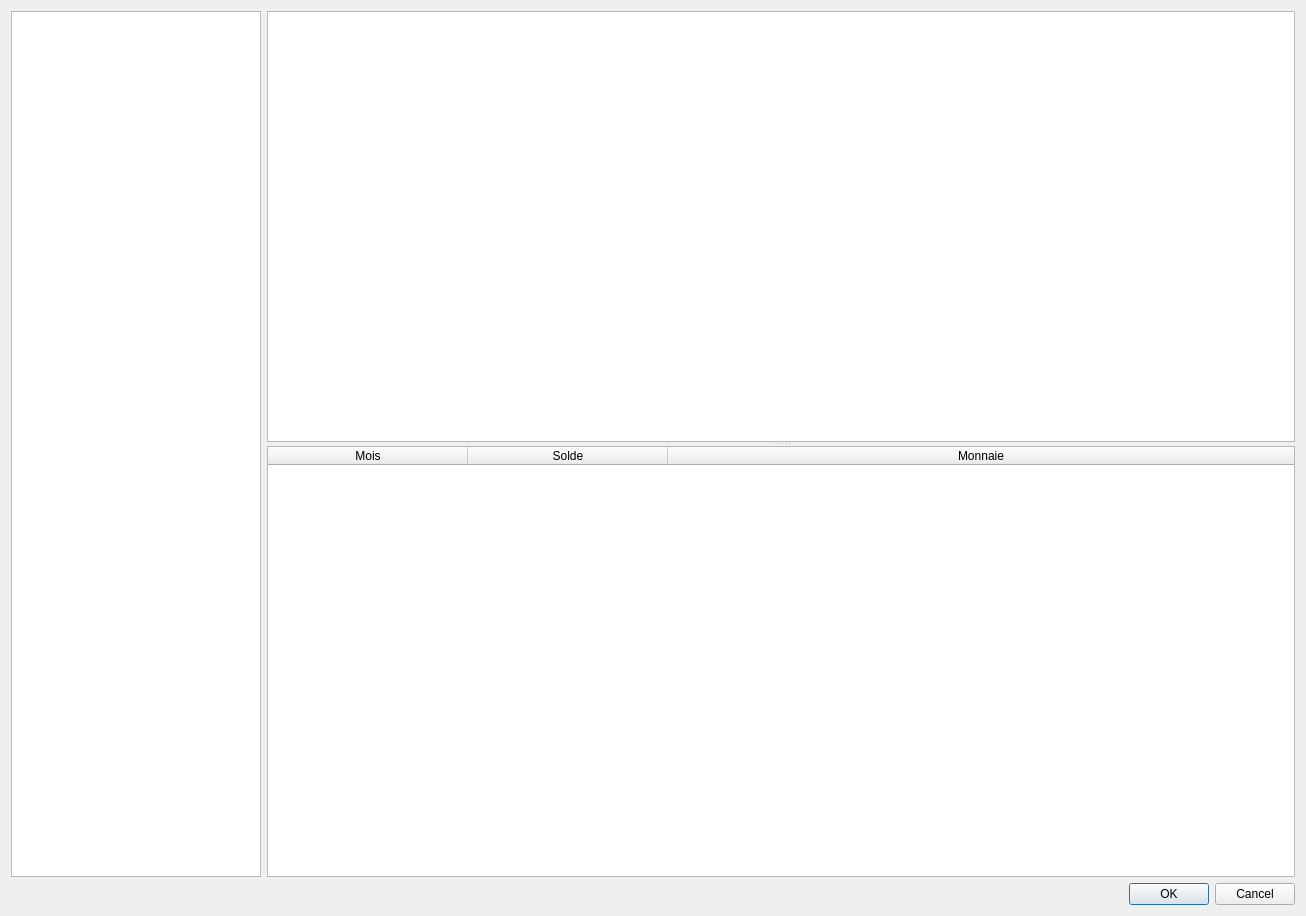
<?xml version="1.0" encoding="UTF-8"?>
<ui version="4.0">
 <class>DialogBankBalances</class>
 <widget class="QDialog" name="DialogBankBalances">
  <property name="geometry">
   <rect>
    <x>0</x>
    <y>0</y>
    <width>1306</width>
    <height>916</height>
   </rect>
  </property>
  <property name="windowTitle">
   <string>Bank balances</string>
  </property>
  <layout class="QVBoxLayout" name="verticalLayout">
   <item>
    <layout class="QHBoxLayout" name="horizontalLayout">
     <item>
      <widget class="QListWidget" name="listBanks">
       <property name="maximumSize">
        <size>
         <width>250</width>
         <height>16777215</height>
        </size>
       </property>
      </widget>
     </item>
     <item>
      <widget class="QSplitter" name="splitter">
       <property name="orientation">
        <enum>Qt::Vertical</enum>
       </property>
       <widget class="QTableView" name="tableBeginBalances"/>
       <widget class="QTableWidget" name="tableBalances">
        <attribute name="horizontalHeaderDefaultSectionSize">
         <number>200</number>
        </attribute>
        <attribute name="horizontalHeaderStretchLastSection">
         <bool>true</bool>
        </attribute>
        <column>
         <property name="text">
          <string>Mois</string>
         </property>
        </column>
        <column>
         <property name="text">
          <string>Solde</string>
         </property>
        </column>
        <column>
         <property name="text">
          <string>Monnaie</string>
         </property>
        </column>
       </widget>
      </widget>
     </item>
    </layout>
   </item>
   <item>
    <widget class="QDialogButtonBox" name="buttonBox">
     <property name="orientation">
      <enum>Qt::Horizontal</enum>
     </property>
     <property name="standardButtons">
      <set>QDialogButtonBox::Cancel|QDialogButtonBox::Ok</set>
     </property>
    </widget>
   </item>
  </layout>
 </widget>
 <resources/>
 <connections>
  <connection>
   <sender>buttonBox</sender>
   <signal>accepted()</signal>
   <receiver>DialogBankBalances</receiver>
   <slot>accept()</slot>
   <hints>
    <hint type="sourcelabel">
     <x>248</x>
     <y>254</y>
    </hint>
    <hint type="destinationlabel">
     <x>157</x>
     <y>274</y>
    </hint>
   </hints>
  </connection>
  <connection>
   <sender>buttonBox</sender>
   <signal>rejected()</signal>
   <receiver>DialogBankBalances</receiver>
   <slot>reject()</slot>
   <hints>
    <hint type="sourcelabel">
     <x>316</x>
     <y>260</y>
    </hint>
    <hint type="destinationlabel">
     <x>286</x>
     <y>274</y>
    </hint>
   </hints>
  </connection>
 </connections>
</ui>
